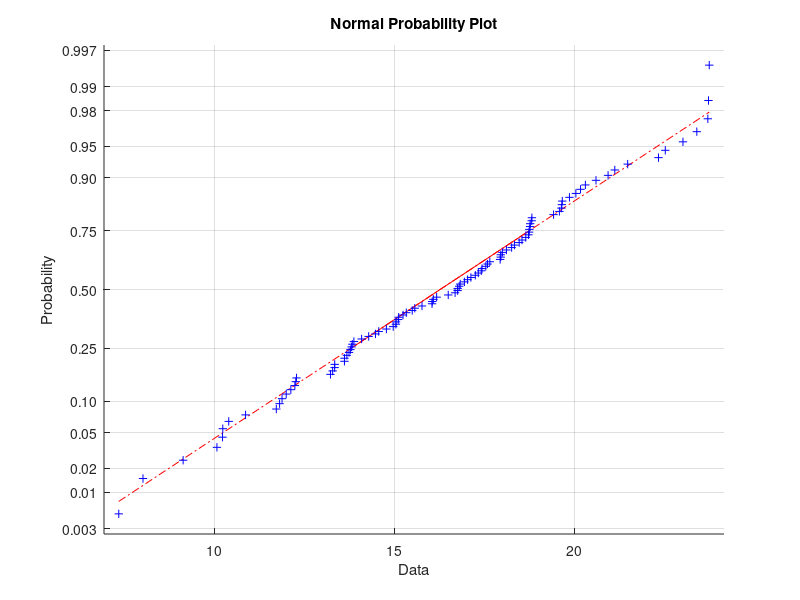

Write MATLAB code to recreate this figure. (Note: this script raises an error after producing the figure.)
clear all
clc

% 8.3, Vícevýběrové testy

% ANOVA
% Pr.:26
%Mějme naměřená data z 5 skupin (každá o 100 prvcích), která jsou uložena 
% v souboru P0826.mat. Ověřte předpoklady a zjistěte, zda střední hodnota 
% je u všech výběrů shodná.

%otevře data uložená v souboru
x=importdata('P0826.mat');

group(1:100)=1;
group(101:200)=2;
group(201:300)=3;
group(301:400)=4;
group(401:500)=5;
group=group';

hold on
normplot(x(1:100));
normplot(x(101:200));
normplot(x(201:300));
normplot(x(301:400));
normplot(x(401:500));
hold off

%Ověření Bartlettovým testem
[p,stat]=vartestn(x,group,'on','classical')

%Ověření shody středních hodnot anovou
[h,anovatab,stat]=anova1(x,group)

% Hypotézu H0 příjimáme na hladině významnosti 5%, střední hodnoty jsou
% shodné